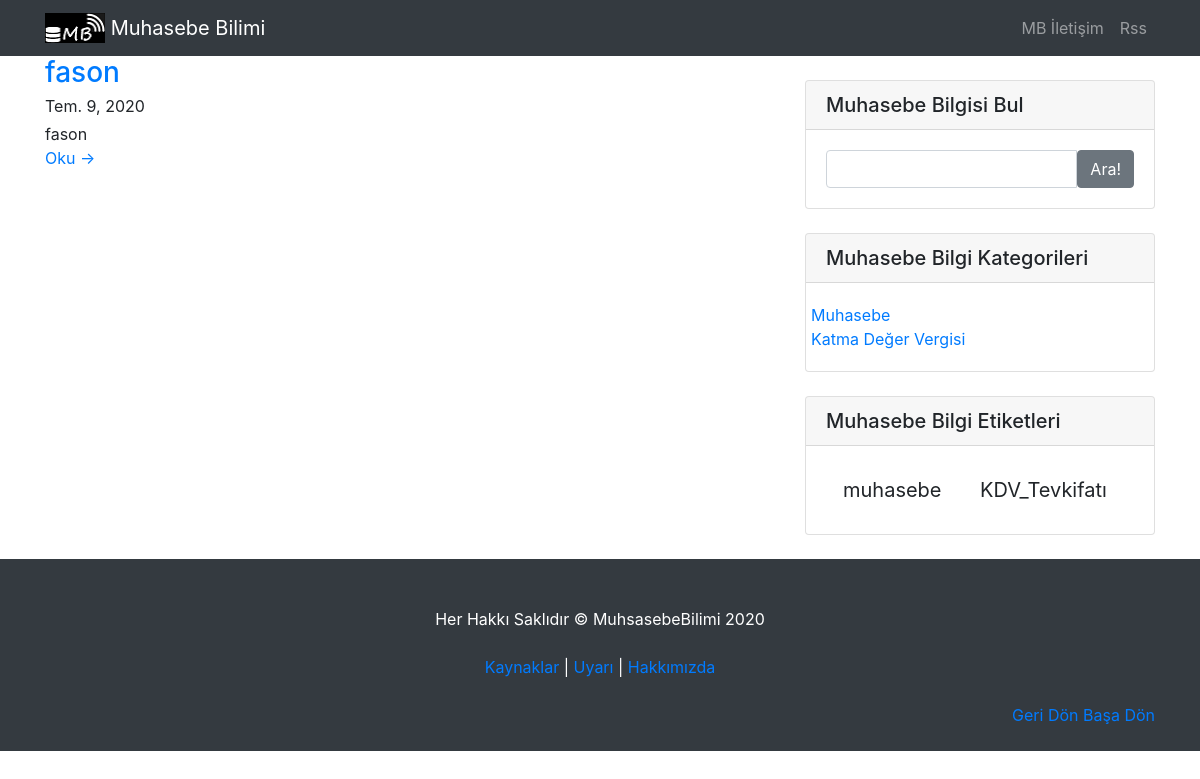
Page /?c=Muhasebe on the committed database.
### blog/models.py (models this page shows, shortened)
class Blog(models.Model):
    objects = models.Manager()      # varsayılan model yöneticisi
    konu = models.CharField(max_length=90, verbose_name="Başlık")
    altkonu_image = models.ImageField(upload_to='images/altkonu/', null = True, blank = True, verbose_name="alt başlık Fotoğraf Ekleyin", height_field = None, width_field = None, max_length = 100,)#resim olmasa bile ekleme yapar
    slug = models.SlugField(max_length=90, unique=True, null=False)
    alt_konu = models.CharField(
        max_length=150, verbose_name="Alt_Başlık", null=True, blank=True,)
    metin = RichTextUploadingField()
    category = models.ForeignKey(
        Category, on_delete=models.SET_NULL, null=True)
    tags = TaggableManager()
    yayinlanma_tarihi = models.DateTimeField(
        auto_now_add=True, verbose_name="Oluşturulma Tarihi")
    yazar = models.ForeignKey(
        "auth.User", on_delete=models.CASCADE, verbose_name="Yazar", null=True, blank=True,)
    class Meta:
        ordering = ['-yayinlanma_tarihi']  # yayınlanma tarihine göre sırala
    def get_absolute_url(self):
        return reverse('blog', kwargs={'slug': self.slug})

class Category(models.Model):
    name = models.CharField(max_length=31)

### blog/views.py (the view)
# urls.py: path('', BlogPageView.as_view(), name="index" ),
class BlogPageView(TagMixin, ListView):
    allow_empty = True
    model = Blog
    template_name = 'index.html'
    paginate_by = 10
    make_object_list = True
    queryset = Blog.objects.all()
    ordering = ['-yayinlanma_tarihi']
    context_object_name = 'blog'
    def get_queryset(self):
        posts = Blog.objects.order_by('-yayinlanma_tarihi')
        category = self.request.GET.get('c', '')
        if category:
            category_obj = Category.objects.get(name=category)
            posts = posts.filter(category=category_obj)
        return posts

### blog/context_processor.py (called while the page is built)
def sidebar_context(request):
    return {
        'categories': get_categories(request),
    }

def get_categories(request):
    return [c for c in Category.objects.all()]

### blog/views.py (called while the page is built)
    def get_context_data(self, **kwargs):
        context = super(TagMixin, self).get_context_data(**kwargs)
        context['tags'] = Tag.objects.all()
        return context

### templates/index.html (shortened to what this page needs)
{% extends 'base.html' %}
{% block content %}
<div class="col-md-8">
	{% for blog in object_list %}
	<div class="media">
		<div class="media-body">
			<h3 class="title mb-1"><a href="{{ blog.get_absolute_url }}">{{ blog.konu }}</a></h3>
			<div class="meta mb-1"><span class="date">{{ blog.yayinlanma_tarihi.date }}</span></div>
			<div class="intro">{{ blog.alt_konu }}</div>
			<a class="more-link" href="{{ blog.get_absolute_url }}">Oku &rarr;</a>
		</div>
	</div>
	{% endfor %}
</div>
{% endblock content %}

### templates/widget.html
{% load static %}
{%	block content %}
      <div class="col-md-4">
        <div class="card my-4">
          <h5 class="card-header">Muhasebe Bilgisi Bul</h5>
          <div class="card-body">
		  <form action="{% url 'search_results' %}" method="GET" role="search">
            <div class="input-group">
				<input type="text" name="q" class="form-control" value='{{ request.GET.q }}' type="submit">
				 <span class="input-group-btn">
					<button class="btn btn-secondary" type="submit">Ara!</button>
				</span>
            </div>
			</form>
          </div>
        </div>
        <div class="card my-4">
          <h5 class="card-header">Muhasebe Bilgi Kategorileri</h5>
          <div class="card-body">
            <div class="row">
                <ul class="list-unstyled mb-0">
                  {% block sidebar %}
                    <li>
                    {% for c in categories %}
                    <a href="{% url 'set_cat' c.name %}">{{ c.name }}</a>
                    <br>
                    {% empty %}
                      <p>No categories yet..</p>
                    {% endfor %}
                    </li>
                  {% endblock %}
                </ul>
            </div>
          </div>
        </div>
        <div class="card my-4">
          <h5 class="card-header">Muhasebe Bilgi Etiketleri</h5>
          <div class="card-body">
            {% for tag in tags %}
            <a class="btn btn-default btn-lg tag-btn" href="{% url 'tagged' tag.slug %}">{{ tag.name }}</a>
            {% empty %}
            <h3>No Tags<h3>
          {% endfor %}
          </div>
        </div>
      </div>
{%	endblock content %}

### static/css/blog-home.css (style rules this page uses)
body { padding-top: 56px; }

### rows in the picture
Blog: konu "fason", yayinlanma_tarihi "Tem. 9, 2020", alt_konu "fason"
Category: name "Muhasebe"
Category: name "Katma Değer Vergisi"
Tag: name "muhasebe"
Tag: name "KDV_Tevkifatı"
